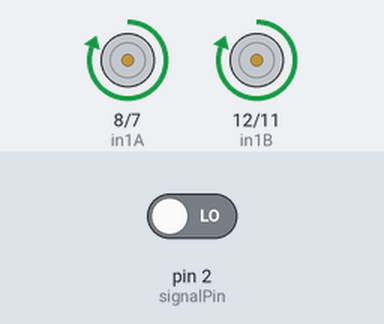
Recording of a sketch running on a simulated Arduino Uno, built with avr-gcc and run on an emulated ATmega328P. Parts: motor-driver pin pairs drawn as motors (green arrow = first pin HIGH = forward, orange = second pin HIGH = backward, longer = more drive, scaled by the enable pin). The inputs (shaded band) are chosen by the test bench; at power-on: pin 2 (signalPin) LOW.

Above: at 1.2 s.
1.3 s: pin 2 (signalPin) driven HIGH
At 2.1 s:
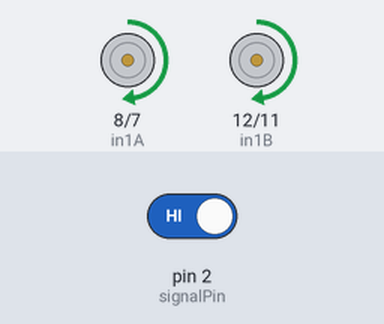
At 3.6 s:
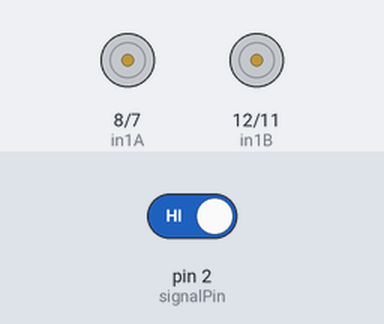
Timing chart, 0 to 5.1 s (numbered marks = the images above; inputs shaded):
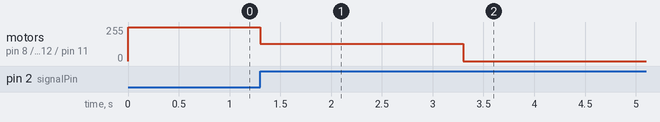

Measured:
- after the input at 1.3 s, motor on pin 8 (in1A) / pin 7 (in2A), motor on pin 12 (in1B) / pin 11 (in2B): forward 255/255 → forward 128/255 at once, → stopped 2.0 s later

The sketch:

Arduino_Code.ino
```cpp
#include <Arduino.h>

const int signalPin = 2;

const int enA = 9;
const int in1A = 8;
const int in2A = 7;

const int enB = 6;
const int in1B = 12;
const int in2B = 11;

int motorSpeedA = 0;
int motorSpeedB = 0;

void setup() {

  pinMode(signalPin, INPUT);

  pinMode(enA, OUTPUT);
  pinMode(in1A, OUTPUT);
  pinMode(in2A, OUTPUT);

  pinMode(enB, OUTPUT);
  pinMode(in1B, OUTPUT);
  pinMode(in2B, OUTPUT);

  analogWrite(enA, 0);
  digitalWrite(in1A, LOW);
  digitalWrite(in2A, LOW);

  analogWrite(enB, 0);
  digitalWrite(in1B, LOW);
  digitalWrite(in2B, LOW);
}

void loop() {
  int signal = digitalRead(signalPin);

  if (signal == HIGH) {
    motorSpeedA = 128;
    motorSpeedB = 128;

    analogWrite(enA, motorSpeedA);
    digitalWrite(in1A, HIGH);
    digitalWrite(in2A, LOW);

    analogWrite(enB, motorSpeedB);
    digitalWrite(in1B, HIGH);
    digitalWrite(in2B, LOW);

    delay(2000);

    analogWrite(enA, 0);
    digitalWrite(in1A, LOW);
    digitalWrite(in2A, LOW);

    analogWrite(enB, 0);
    digitalWrite(in1B, LOW);
    digitalWrite(in2B, LOW);
    delay(10000);
  } else {

    analogWrite(enA, 255);
    digitalWrite(in1A, HIGH);
    digitalWrite(in2A, LOW);

    analogWrite(enB, 255);
    digitalWrite(in1B, HIGH);
    digitalWrite(in2B, LOW);
  }
}
```
